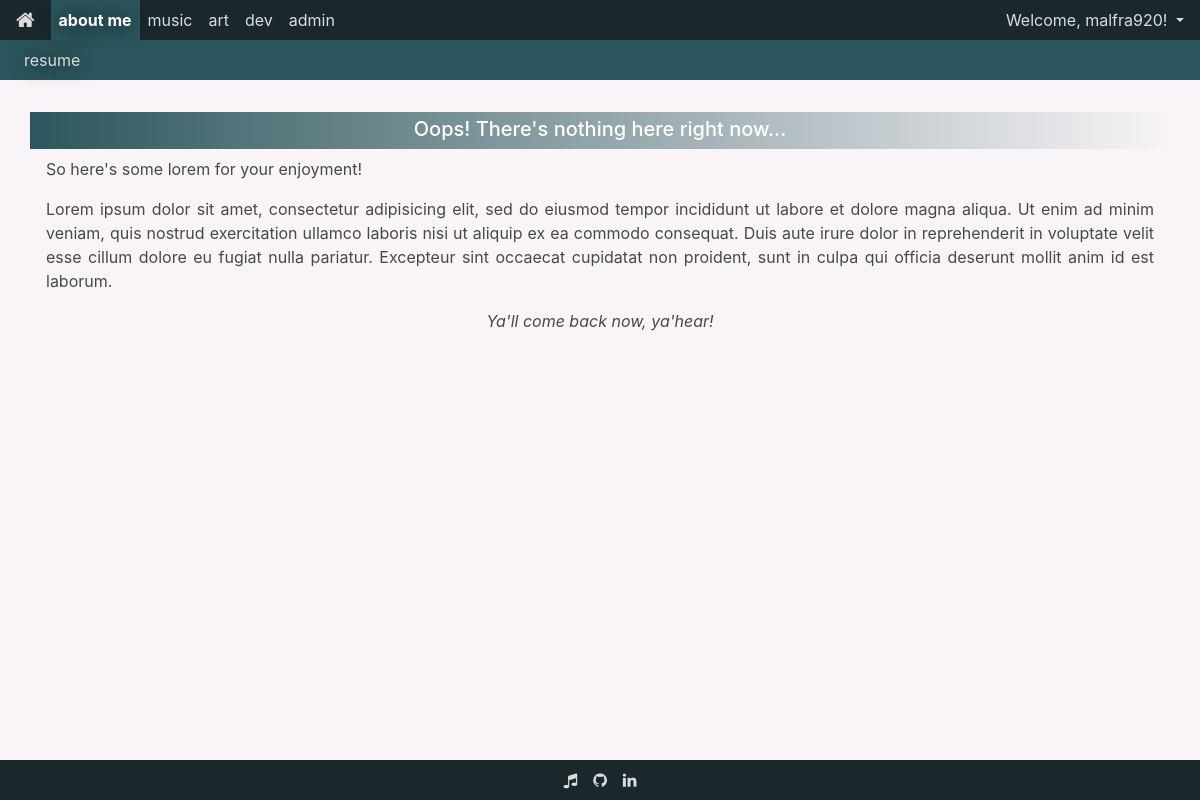
Screenshot of /about/ (signed in) with the database file from the repository.
### website/models.py (models this page shows, shortened)
class NavOption(models.Model):
    name = models.CharField(max_length=15, verbose_name='display name')
    path = models.CharField(max_length=127, verbose_name='URL pattern')
    position = models.IntegerField()
    perm_req = models.IntegerField(verbose_name='permission level required')

class User(AbstractUser):
    perm = models.IntegerField(default=1, verbose_name='permission level')

class MenuOption(models.Model):
    category = models.ForeignKey('NavOption', on_delete=models.PROTECT)
    name = models.CharField(max_length=15, verbose_name='display name')
    path = models.CharField(max_length=127, verbose_name='URL pattern')
    position = models.IntegerField()
    perm_req = models.IntegerField(verbose_name='permission level required')

### website/views.py (the view)
# urls.py: path('about/', AboutView.as_view(), name='about'),
class AboutView(BaseView):
    content_list = Content.objects.filter(category__name='about me').order_by('-date')
    menu_options = MenuOption.objects.filter(category__name='about me').order_by('position')
    page_style = 'about.min.css'
    page_title = 'about me'

### website/views.py (called while the page is built)
    def get(self, request):
        context = {
            'content_list': self.content_list,
            'menu_options': self.menu_options,
            'page_style': self.page_style,
            'page_title': self.page_title,
            'nav_options': self.nav_options,
        }
        return render(request, self.template_name, context)

### website/templates/website/content-list.html
{% extends './base.html' %}
{% load static %}
{% block body_content %}
  {% if content_list %}
    {% for content in content_list %}
      <h5 class="mf-content-header">{{ content.title }}</h5>
      <p class="mf-content-brief">{{ content.brief }}</p>
      {% if content.image %}
        <img class="img-fluid mx-auto d-block"
            src="{% static 'website/'|add:content.image %}"
            alt="img not found">
      {% endif %}
      {% if content.category.name == 'dev' %}
        <div class="container">
          <pre class="mf-content">{{ content.text }}</pre>
        </div>
      {% elif content.embed %}
        <div class="embed-responsive embed-responsive-16by9">
          <iframe class="embed-responsive-item" src="{{ content.embed|safe }}" allowfullscreen></iframe>
        </div>
      {% else %}
        <p class="mf-content">{{ content.text }}</p>
      {% endif %}
      <footer class="mf-content-footer">{{ content.footer }}</footer>
      <hr>
    {% endfor %}
  {% else %}
    <h5 class="mf-content-header">Oops! There's nothing here right now...</h5>
    <p class="mf-content-brief">So here's some lorem for your enjoyment!</p>
    <p class="mf-content">{% lorem %}</p>
    <footer class="mf-content-footer">Ya'll come back now, ya'hear!</footer>
  {% endif %}
{% endblock %}

### website/templates/website/base.html (shortened to what this page needs)
<!DOCTYPE html>
<html lang="en-us">
{% load static %}
<head>
  <link rel="stylesheet"
      href="https://maxcdn.bootstrapcdn.com/bootstrap/4.1.0/css/bootstrap.min.css">
  <link rel="stylesheet"
      href="http://maxcdn.bootstrapcdn.com/font-awesome/4.3.0/css/font-awesome.min.css">
  <link rel="stylesheet" type="text/css"
      href="{% static '/website/styles/base.min.css' %}">
  <link rel="stylesheet" type="text/css"
      href="{% static '/website/styles/'|add:page_style %}">
</head>
<body>
  <nav class="navbar navbar-expand-sm sticky-top mf-navbar justify-content-between">
    <a class="navbar-brand order-0 mr-sm-3" href="{% url 'website:home' %}">
      <i class="fa fa-home"></i>
    </a>
    <div class="collapse navbar-collapse order-2 order-sm-1" id="collapsibleNavbar">
      <ul class="navbar-nav">
        {% block nav %}
          {% for option in nav_options %}
            {% if option.perm_req > 1 %}
              {% if user.is_authenticated and user.perm >= option.perm_req %}
                <li class="nav-item mf-nav-item {% if page_title == option.name %}active{% endif %}" style="color:red;">
                  <a class="nav-link" href="{{ option.path }}">{{ option.name }}</a>
                </li>
              {% endif %}
            {% else %}
              <li class="nav-item mf-nav-item {% if page_title == option.name %}active{% endif %}">
                <a class="nav-link" href="{{ option.path }}">{{ option.name }}</a>
              </li>
            {% endif %}
          {% endfor %}
        {% endblock %}
      </ul>
    </div>
    {% if user.is_authenticated %}
      <div class="mf-nav-item dropdown order-1 order-sm-2">
        <a class="dropdown-toggle d-none d-sm-block" href="#" id="userdropdown" data-toggle="dropdown">
          Welcome, {{ user.username }}!
        </a>
      </div>
    {% endif %}
  </nav>
  {% if menu_options %}
    <nav class="navbar navbar-expand mf-sub-menu d-none d-sm-block">
      <ul class="navbar-nav">
        {% for option in menu_options %}
          <li class="nav-item mf-sub-menu-item">
            <a class="nav-link" href="{{ option.path }}">{{ option.name }}</a>
          </li>
        {% endfor %}
      </ul>
    </nav>
  {% else %}
    <div class="mf-hr"></div>
  {% endif %}
  <div class="container mf-container">
    <div class="row">
      <div class="col mf-col">
        {% block body_content %}{% endblock %}
      </div>
    </div>
  </div>
  <div class="footer-spacer"></div>
  <nav class="navbar navbar-expand fixed-bottom mf-footer">
    <ul class="navbar-nav mx-auto">
      <li class="nav-item mf-footer-nav-item mx-auto">
        <a class="nav-link" href="http://malachifrancis.bandcamp.com">
          <i class="fa fa-music"></i>
        </a>
      </li>
      <li class="nav-item mf-footer-nav-item mx-auto">
        <a class="nav-link" href="https://github.com/aBadHorse"><i class="fa fa-github"></i></a>
      </li>
      <li class="nav-item mf-footer-nav-item mx-auto">
        <a class="nav-link" href="https://www.linkedin.com/in/malachi-francis-463a14109"><i class="fa fa-linkedin"></i></a>
      </li>
    </ul>
  </nav>
</body>
</html>

### rows the page displays
NavOption: name "about me"
NavOption: name "music"
NavOption: name "art"
NavOption: name "dev"
NavOption: name "admin"
User: username "malfra920"
MenuOption: name "resume"
